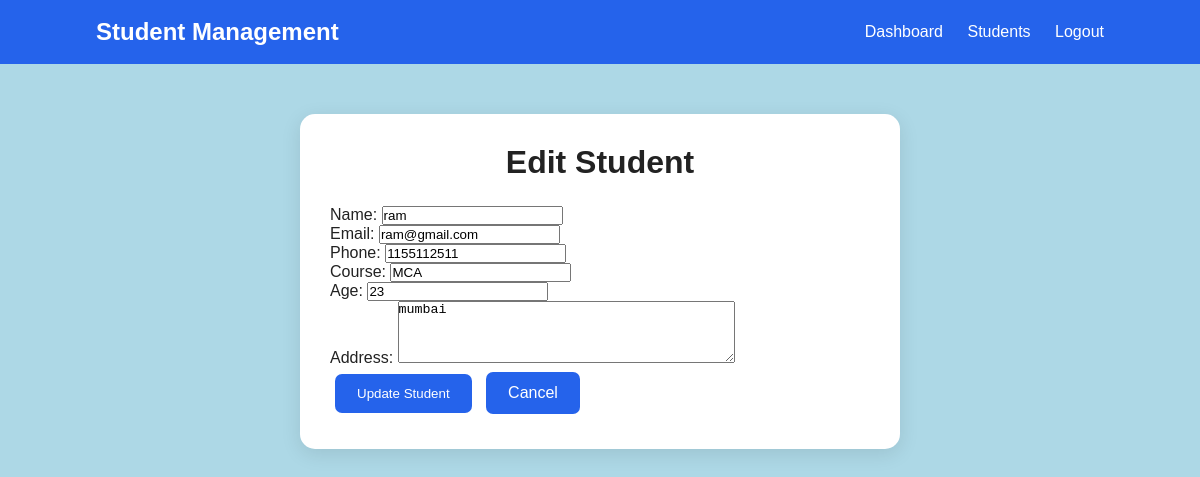
Page /edit/2/ (signed in) on the committed database.
### students/models.py (models this page shows, shortened)
class Student(models.Model):
    name = models.CharField(max_length=100)
    email = models.EmailField(unique=True)
    phone = models.CharField(max_length=15)
    course = models.CharField(max_length=100)
    age = models.IntegerField()
    address = models.TextField()

### students/views.py (the view)
# urls.py: path('edit/<int:id>/', views.edit_student, name='edit_student'),
@login_required
def edit_student(request, id):
    student = Student.objects.get(id=id)
    if request.method == 'POST':
        form = StudentForm(
            request.POST,
            instance=student
        )
        if form.is_valid():
            form.save()
            return redirect('students')
    else:
        form = StudentForm(
            instance=student
        )
    return render(
        request,
        'students/edit_student.html',
        {'form': form}
    )

### students/forms.py
class StudentForm(forms.ModelForm):
    class Meta:
        model = Student
        fields = [
            'name',
            'email',
            'phone',
            'course',
            'age',
            'address',
        ]
        widgets = {
            'name': forms.TextInput(attrs={
                'placeholder': 'Enter student name'
            }),
            'email': forms.EmailInput(attrs={
                'placeholder': 'Enter email'
            }),
            'phone': forms.TextInput(attrs={
                'placeholder': 'Enter phone number'
            }),
            'course': forms.TextInput(attrs={
                'placeholder': 'Enter course'
            }),
            'age': forms.NumberInput(attrs={
                'placeholder': 'Enter age'
            }),
            'address': forms.Textarea(attrs={
                'placeholder': 'Enter address',
                'rows': 4
            }),
        }

### students/templates/students/edit_student.html (shortened to what this page needs)
{% load static %}
<!DOCTYPE html>
<html>
<head>
    <link rel="stylesheet"
          href="{% static 'students/style.css' %}">
</head>
<body>
    <nav class="navbar">
        <div class="logo">
            Student Management
        </div>
        <div>
            <a href="{% url 'home' %}">Dashboard</a>
            <a href="{% url 'students' %}">Students</a>
            <a href="{% url 'logout' %}">Logout</a>
        </div>
    </nav>
    <div class="container">
        <div class="form-card">
            <h1>Edit Student</h1>
            <form method="POST">
                {{ form.as_p }}
                <button class="btn" type="submit">
                    Update Student
                </button>
                <a class="btn"
                   href="{% url 'students' %}">
                    Cancel
                </a>
            </form>
        </div>
    </div>
</body>
</html>

### students/static/students/style.css (style rules this page uses)
* { margin: 0; padding: 0; box-sizing: border-box; }
body { font-family: Arial, sans-serif; background: #f4f7fb; color: #222; }
body { background: lightblue; }
.navbar { background: #2563eb; padding: 18px 8%; display: flex; justify-content: space-between; align-items: center; }
.logo { color: white; font-size: 24px; font-weight: bold; }
.navbar a { color: white; text-decoration: none; margin-left: 20px; }
.container { width: 90%; max-width: 1100px; margin: 50px auto; }
.btn { display: inline-block; background: #2563eb; color: white; padding: 12px 22px; border-radius: 7px; text-decoration: none; border: none; cursor: pointer; margin: 5px; }
.form-card { background: white; max-width: 600px; margin: auto; padding: 30px; border-radius: 15px; box-shadow: 0 5px 20px rgba(0, 0, 0, 0.1); }
.form-card h1 { text-align: center; margin-bottom: 25px; }

### rows in the picture
Student: name "ram", email "ram@gmail.com", phone "1155112511", course "MCA", age "23", address "mumbai"
